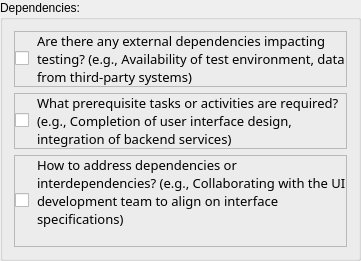
                      <widget class="QGroupBox" name="groupBox_9">
                       <property name="title">
                        <string>Dependencies:</string>
                       </property>
                       <layout class="QVBoxLayout" name="verticalLayout_17">
                        <item>
                         <widget class="QFrame" name="frame_22">
                          <property name="frameShape">
                           <enum>QFrame::StyledPanel</enum>
                          </property>
                          <property name="frameShadow">
                           <enum>QFrame::Raised</enum>
                          </property>
                          <layout class="QHBoxLayout" name="horizontalLayout_27">
                           <property name="spacing">
                            <number>8</number>
                           </property>
                           <property name="leftMargin">
                            <number>0</number>
                           </property>
                           <property name="topMargin">
                            <number>0</number>
                           </property>
                           <property name="rightMargin">
                            <number>0</number>
                           </property>
                           <property name="bottomMargin">
                            <number>0</number>
                           </property>
                           <item>
                            <widget class="QCheckBox" name="c13">
                             <property name="sizePolicy">
                              <sizepolicy hsizetype="Fixed" vsizetype="Fixed">
                               <horstretch>0</horstretch>
                               <verstretch>0</verstretch>
                              </sizepolicy>
                             </property>
                             <property name="text">
                              <string/>
                             </property>
                            </widget>
                           </item>
                           <item>
                            <widget class="QLabel" name="label_26">
                             <property name="font">
                              <font>
                               <family>Cascadia Mono</family>
                               <pointsize>10</pointsize>
                               <weight>50</weight>
                               <italic>false</italic>
                               <bold>false</bold>
                              </font>
                             </property>
                             <property name="text">
                              <string>Are there any external dependencies impacting testing? (e.g., Availability of test environment, data from third-party systems)</string>
                             </property>
                             <property name="wordWrap">
                              <bool>true</bool>
                             </property>
                            </widget>
                           </item>
                          </layout>
                         </widget>
                        </item>
                        <item>
                         <widget class="QFrame" name="frame_23">
                          <property name="frameShape">
                           <enum>QFrame::StyledPanel</enum>
                          </property>
                          <property name="frameShadow">
                           <enum>QFrame::Raised</enum>
                          </property>
                          <layout class="QHBoxLayout" name="horizontalLayout_28">
                           <property name="spacing">
                            <number>8</number>
                           </property>
                           <property name="leftMargin">
                            <number>0</number>
                           </property>
                           <property name="topMargin">
                            <number>0</number>
                           </property>
                           <property name="rightMargin">
                            <number>0</number>
                           </property>
                           <property name="bottomMargin">
                            <number>0</number>
                           </property>
                           <item>
                            <widget class="QCheckBox" name="c14">
                             <property name="sizePolicy">
                              <sizepolicy hsizetype="Fixed" vsizetype="Fixed">
                               <horstretch>0</horstretch>
                               <verstretch>0</verstretch>
                              </sizepolicy>
                             </property>
                             <property name="text">
                              <string/>
                             </property>
                            </widget>
                           </item>
                           <item>
                            <widget class="QLabel" name="label_27">
                             <property name="font">
                              <font>
                               <family>Cascadia Mono</family>
                               <pointsize>10</pointsize>
                               <weight>50</weight>
                               <italic>false</italic>
                               <bold>false</bold>
                              </font>
                             </property>
                             <property name="text">
                              <string>What prerequisite tasks or activities are required? (e.g., Completion of user interface design, integration of backend services)</string>
                             </property>
                             <property name="wordWrap">
                              <bool>true</bool>
                             </property>
                            </widget>
                           </item>
                          </layout>
                         </widget>
                        </item>
                        <item>
                         <widget class="QFrame" name="frame_24">
                          <property name="frameShape">
                           <enum>QFrame::StyledPanel</enum>
                          </property>
                          <property name="frameShadow">
                           <enum>QFrame::Raised</enum>
                          </property>
                          <layout class="QHBoxLayout" name="horizontalLayout_29">
                           <property name="spacing">
                            <number>8</number>
                           </property>
                           <property name="leftMargin">
                            <number>0</number>
                           </property>
                           <property name="topMargin">
                            <number>0</number>
                           </property>
                           <property name="rightMargin">
                            <number>0</number>
                           </property>
                           <property name="bottomMargin">
                            <number>0</number>
                           </property>
                           <item>
                            <widget class="QCheckBox" name="c15">
                             <property name="sizePolicy">
                              <sizepolicy hsizetype="Fixed" vsizetype="Fixed">
                               <horstretch>0</horstretch>
                               <verstretch>0</verstretch>
                              </sizepolicy>
                             </property>
                             <property name="text">
                              <string/>
                             </property>
                            </widget>
                           </item>
                           <item>
                            <widget class="QLabel" name="label_28">
                             <property name="font">
                              <font>
                               <family>Cascadia Mono</family>
                               <pointsize>10</pointsize>
                               <weight>50</weight>
                               <italic>false</italic>
                               <bold>false</bold>
                              </font>
                             </property>
                             <property name="text">
                              <string>How to address dependencies or interdependencies? (e.g., Collaborating with the UI development team to align on interface specifications)
 </string>
                             </property>
                             <property name="wordWrap">
                              <bool>true</bool>
                             </property>
                            </widget>
                           </item>
                          </layout>
                         </widget>
                        </item>
                       </layout>
                      </widget>
